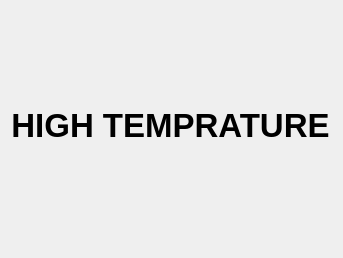
<?xml version="1.0" encoding="UTF-8"?>
<ui version="4.0">
 <class>TempError</class>
 <widget class="QDialog" name="TempError">
  <property name="geometry">
   <rect>
    <x>0</x>
    <y>0</y>
    <width>343</width>
    <height>258</height>
   </rect>
  </property>
  <property name="minimumSize">
   <size>
    <width>343</width>
    <height>258</height>
   </size>
  </property>
  <property name="maximumSize">
   <size>
    <width>343</width>
    <height>258</height>
   </size>
  </property>
  <property name="windowTitle">
   <string>Temp Error</string>
  </property>
  <widget class="QLabel" name="label">
   <property name="geometry">
    <rect>
     <x>0</x>
     <y>0</y>
     <width>341</width>
     <height>251</height>
    </rect>
   </property>
   <property name="font">
    <font>
     <pointsize>25</pointsize>
     <bold>true</bold>
    </font>
   </property>
   <property name="styleSheet">
    <string notr="true">
</string>
   </property>
   <property name="text">
    <string>HIGH TEMPRATURE</string>
   </property>
   <property name="alignment">
    <set>Qt::AlignmentFlag::AlignCenter</set>
   </property>
   <property name="wordWrap">
    <bool>true</bool>
   </property>
  </widget>
 </widget>
 <resources/>
 <connections/>
</ui>
